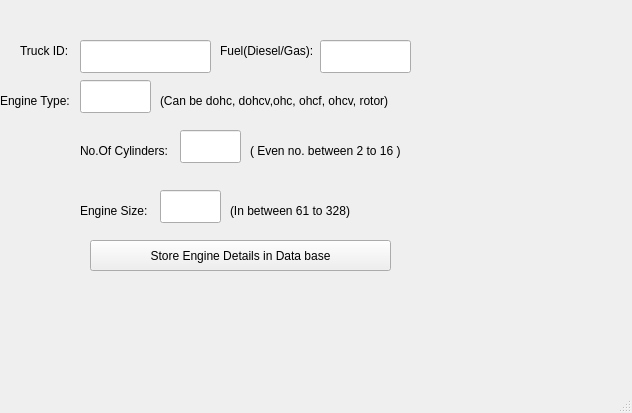
<?xml version="1.0" encoding="UTF-8"?>
<ui version="4.0">
 <class>MainWindow</class>
 <widget class="QMainWindow" name="MainWindow">
  <property name="geometry">
   <rect>
    <x>0</x>
    <y>0</y>
    <width>632</width>
    <height>413</height>
   </rect>
  </property>
  <property name="windowTitle">
   <string>Truck Engine Details</string>
  </property>
  <widget class="QWidget" name="centralwidget">
   <widget class="QLabel" name="label">
    <property name="geometry">
     <rect>
      <x>80</x>
      <y>200</y>
      <width>91</width>
      <height>21</height>
     </rect>
    </property>
    <property name="text">
     <string>Engine Size:</string>
    </property>
   </widget>
   <widget class="QLineEdit" name="lineEdit">
    <property name="geometry">
     <rect>
      <x>160</x>
      <y>190</y>
      <width>61</width>
      <height>33</height>
     </rect>
    </property>
    <property name="text">
     <string/>
    </property>
   </widget>
   <widget class="QPushButton" name="pushButton">
    <property name="geometry">
     <rect>
      <x>90</x>
      <y>240</y>
      <width>301</width>
      <height>31</height>
     </rect>
    </property>
    <property name="text">
     <string>Store Engine Details in Data base</string>
    </property>
   </widget>
   <widget class="QLineEdit" name="lineEdit_3">
    <property name="geometry">
     <rect>
      <x>80</x>
      <y>40</y>
      <width>131</width>
      <height>33</height>
     </rect>
    </property>
   </widget>
   <widget class="QLineEdit" name="lineEdit_4">
    <property name="geometry">
     <rect>
      <x>320</x>
      <y>40</y>
      <width>91</width>
      <height>33</height>
     </rect>
    </property>
    <property name="text">
     <string/>
    </property>
   </widget>
   <widget class="QLineEdit" name="lineEdit_5">
    <property name="geometry">
     <rect>
      <x>80</x>
      <y>80</y>
      <width>71</width>
      <height>33</height>
     </rect>
    </property>
    <property name="text">
     <string/>
    </property>
   </widget>
   <widget class="QLineEdit" name="lineEdit_6">
    <property name="geometry">
     <rect>
      <x>180</x>
      <y>130</y>
      <width>61</width>
      <height>33</height>
     </rect>
    </property>
    <property name="text">
     <string/>
    </property>
   </widget>
   <widget class="QLabel" name="label_3">
    <property name="geometry">
     <rect>
      <x>20</x>
      <y>40</y>
      <width>81</width>
      <height>21</height>
     </rect>
    </property>
    <property name="text">
     <string>Truck ID:</string>
    </property>
   </widget>
   <widget class="QLabel" name="label_4">
    <property name="geometry">
     <rect>
      <x>220</x>
      <y>40</y>
      <width>121</width>
      <height>21</height>
     </rect>
    </property>
    <property name="text">
     <string>Fuel(Diesel/Gas):</string>
    </property>
   </widget>
   <widget class="QLabel" name="label_5">
    <property name="geometry">
     <rect>
      <x>80</x>
      <y>140</y>
      <width>121</width>
      <height>21</height>
     </rect>
    </property>
    <property name="text">
     <string>No.Of Cylinders:</string>
    </property>
   </widget>
   <widget class="QLabel" name="label_6">
    <property name="geometry">
     <rect>
      <x>0</x>
      <y>90</y>
      <width>91</width>
      <height>21</height>
     </rect>
    </property>
    <property name="text">
     <string>Engine Type:</string>
    </property>
   </widget>
   <widget class="QLabel" name="label_7">
    <property name="geometry">
     <rect>
      <x>160</x>
      <y>90</y>
      <width>291</width>
      <height>21</height>
     </rect>
    </property>
    <property name="text">
     <string>(Can be dohc, dohcv,ohc, ohcf, ohcv, rotor)</string>
    </property>
   </widget>
   <widget class="QLabel" name="label_8">
    <property name="geometry">
     <rect>
      <x>170</x>
      <y>90</y>
      <width>201</width>
      <height>21</height>
     </rect>
    </property>
    <property name="text">
     <string/>
    </property>
   </widget>
   <widget class="QLabel" name="label_10">
    <property name="geometry">
     <rect>
      <x>230</x>
      <y>200</y>
      <width>171</width>
      <height>21</height>
     </rect>
    </property>
    <property name="text">
     <string>(In between 61 to 328)</string>
    </property>
   </widget>
   <widget class="QLabel" name="label_9">
    <property name="geometry">
     <rect>
      <x>250</x>
      <y>140</y>
      <width>261</width>
      <height>21</height>
     </rect>
    </property>
    <property name="text">
     <string>( Even no. between 2 to 16 )</string>
    </property>
   </widget>
   <widget class="QLabel" name="label_2">
    <property name="geometry">
     <rect>
      <x>0</x>
      <y>0</y>
      <width>641</width>
      <height>471</height>
     </rect>
    </property>
    <property name="text">
     <string/>
    </property>
    <property name="pixmap">
     <pixmap>../truck.jpg</pixmap>
    </property>
   </widget>
   <zorder>label_2</zorder>
   <zorder>label</zorder>
   <zorder>lineEdit</zorder>
   <zorder>pushButton</zorder>
   <zorder>lineEdit_3</zorder>
   <zorder>lineEdit_4</zorder>
   <zorder>lineEdit_5</zorder>
   <zorder>lineEdit_6</zorder>
   <zorder>label_3</zorder>
   <zorder>label_4</zorder>
   <zorder>label_5</zorder>
   <zorder>label_6</zorder>
   <zorder>label_7</zorder>
   <zorder>label_8</zorder>
   <zorder>label_10</zorder>
   <zorder>label_9</zorder>
  </widget>
  <widget class="QStatusBar" name="statusbar"/>
 </widget>
 <resources/>
 <connections/>
</ui>
